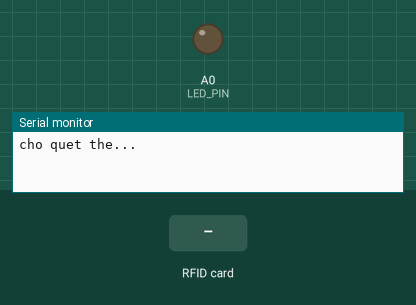
Bench run of a sketch on a simulated Arduino Uno, built with avr-gcc and run on an emulated ATmega328P. On the bench: output pins drawn as LEDs (lit = HIGH), the last lines printed to the serial monitor. The inputs (shaded band) are chosen by the test bench. Pins used as bus, display or sensor lines are not drawn.

Above: at 1.2 s.
1.3 s: RFID card EA CE AB 1A held to the reader
At 2.2 s:
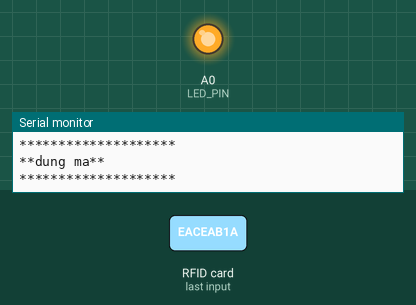
3.8 s: RFID card 5E 7A 19 C4 held to the reader
At 5.7 s:
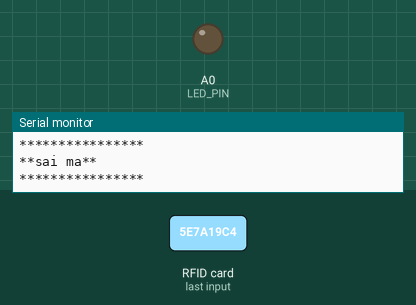
Timing chart, 0 to 7.2 s (numbered marks = the images above; inputs shaded):
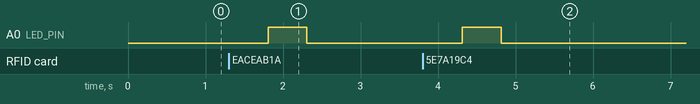

Measured:
- after the input at 1.3 s, A0 (LED_PIN): LOW → HIGH after 0.51 s, → LOW 0.50 s later
- after the input at 3.8 s, A0 (LED_PIN): LOW → HIGH after 0.52 s, → LOW 0.50 s later

The sketch:

RFID.ino
```cpp
/* * Uses MIFARE RFID card using RFID-RC522 reader
 * Uses MFRC522 - Library
 * -----------------------------------------------------------------------------------------
 *             MFRC522      Arduino       Arduino   Arduino    Arduino          Arduino
 *             Reader/PCD   Uno/101       Mega      Nano v3    Leonardo/Micro   Pro Micro
 * Signal      Pin          Pin           Pin       Pin        Pin              Pin
 * -----------------------------------------------------------------------------------------
 * SPI MOSI    MOSI         11 / ICSP-4   51        D11        ICSP-4           16
 * SPI MISO    MISO         12 / ICSP-1   50        D12        ICSP-1           14
 * SPI SCK     SCK          13 / ICSP-3   52        D13        ICSP-3           15
*/


#include "SPI.h"
#include "MFRC522.h"

#define SS_PIN 10
#define RST_PIN 9
#define LED_PIN A0


MFRC522 rfid(SS_PIN, RST_PIN);

MFRC522::MIFARE_Key key;

void setup() {
  Serial.begin(9600);
  SPI.begin();
  rfid.PCD_Init();
  pinMode(LED_PIN, OUTPUT);

  Serial.println("cho quet the...");
}

void loop() {
  // put your main code here, to run repeatedly:
  if (!rfid.PICC_IsNewCardPresent() || !rfid.PICC_ReadCardSerial())
    return;

  // Serial.print(F("PICC type: "));
  MFRC522::PICC_Type piccType = rfid.PICC_GetType(rfid.uid.sak);
  // Serial.println(rfid.PICC_GetTypeName(piccType));

  String data_ID = "";
  for (byte i = 0; i < 4; i++) {
    data_ID +=
      (rfid.uid.uidByte[i] < 0x10 ? "0" : "") +
      String(rfid.uid.uidByte[i], HEX) +
      (i != 3 ? ":" : "");
  }

  data_ID.toUpperCase();
  Serial.print("ma the: ");
  Serial.println(data_ID);
  delay(500);

  if (data_ID.indexOf("EA:CE:AB:1A") >= 0){  //put your own tap card key;
    Serial.println("********************");
    Serial.println("**dung ma**");
    Serial.println("********************");
    digitalWrite(LED_PIN, HIGH);
    delay (500);
    digitalWrite(LED_PIN, LOW);
  }
  else {
    Serial.println("****************");
    Serial.println("**sai ma**");
    Serial.println("****************");
    digitalWrite(LED_PIN, HIGH);
    delay (500);
    digitalWrite(LED_PIN, LOW);

  }

}
```
